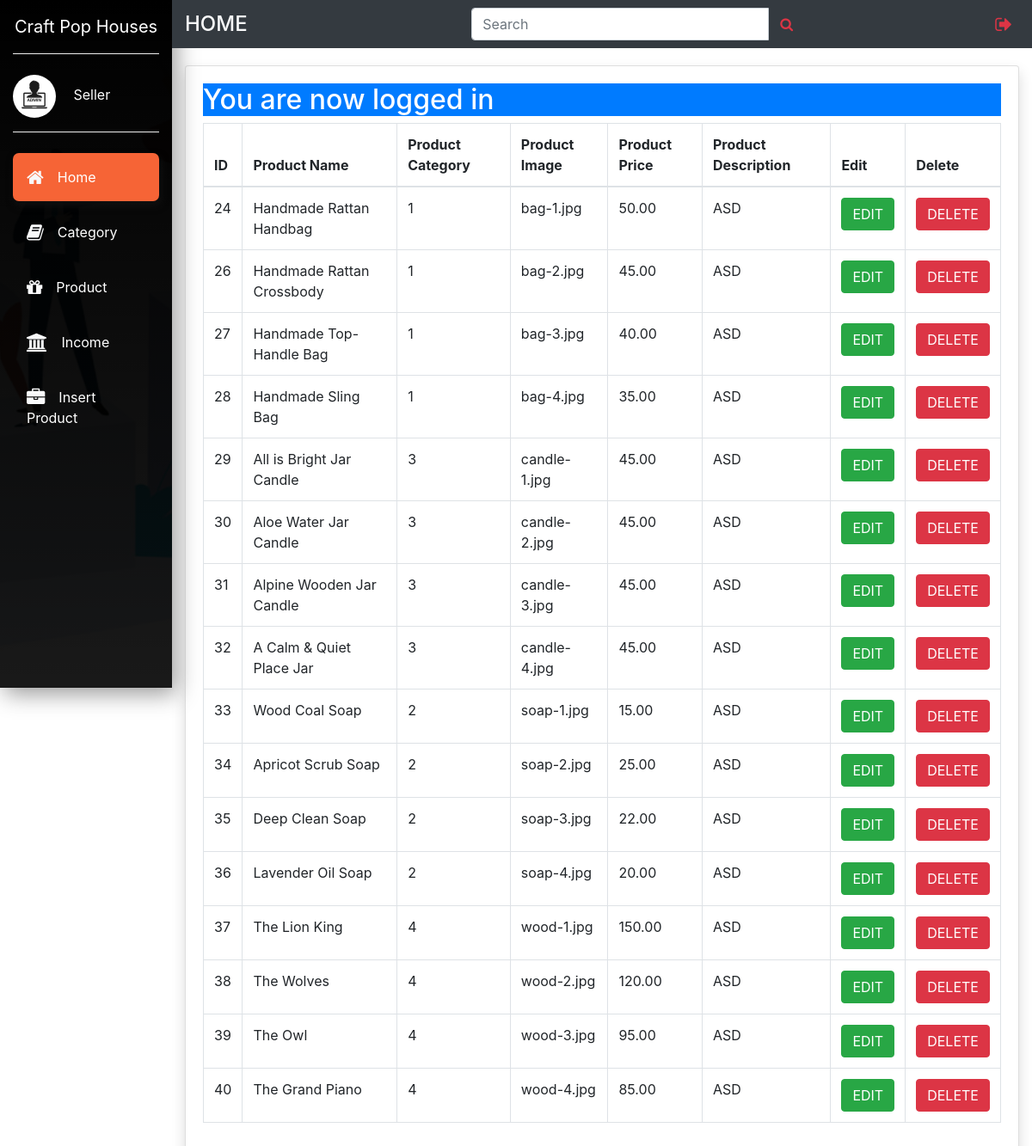
Screenshot of /seller/SellerProduct.php (signed in) with the database file from the repository.
### tables this page shows
CREATE TABLE `products` (
  `product_id` int(11) NOT NULL,
  `seller_id` int(11) NOT NULL,
  `product_category_id` int(11) NOT NULL,
  `product_title` text NOT NULL,
  `product_img` text NOT NULL,
  `product_price` text NOT NULL,
  `product_description` text NOT NULL
);

### seller/SellerProduct.php (the view, shortened to what this page needs)
<?php include('sellerInterface.php') ?>
<div class="container-fluid">
	<div class="row">
		<div class="col-md-2"></div>
			<div class="col-md-10 bg">
				<div class="card shadow mb-4 ">
					<div class="card-body">
					<?php
					if(isset($_SESSION['success']) && $_SESSION['success']!='')
					{
						echo '<h2 class="bg-primary text-white"> '.$_SESSION['success'].' </h2>';
					}
					?>
						<div class="table-responsive">
						<?php
							$connection = mysqli_connect('localhost','root','','cph');
							$query="SELECT * FROM products";
							$query_run=mysqli_query($connection,$query);
						?>
							<table class="table table-bordered">
							  <thead>
								<tr>
									<th>ID</th>
									<th>Product Name</th>
									<th>Product Category</th>
									<th>Product Image</th>
									<th>Product Price</th>
									<th>Product Description</th>
									<th>Edit</th>
									<th>Delete</th>
								</tr>
							  </thead>
							  <tbody>
							  <?php
							  if(mysqli_num_rows($query_run)>0)
							  {
								  while($row = mysqli_fetch_assoc($query_run))
								  {
									?>
								<tr>
									<td><?php echo $row['product_id']; ?></td>
									<td><?php echo $row['product_title']; ?></td>
									<td><?php echo $row['product_category_id']; ?></td>
									<td><?php echo $row['product_img']; ?></td>
									<td><?php echo $row['product_price']; ?></td>
									<td><?php echo $row['product_description']; ?></td>
									<td>
										<form action="SellerEdit.php" method="post">
											<button type="submit" name="edit_btn" class="btn btn-success">EDIT</button>
										</form>
									</td>
									<td>
										<form action="SellerProductCode.php" method="post">
											<button type="submit" name="delete_btn" class="btn btn-danger">DELETE</button>
										</form>
									</td>
								</tr>
								<?php
								  }
							  }
							  else
							  {
								  echo "No record found";
							  }
							  ?>
							  </tbody>
							</table>
							</div>
						</div>
					</div>
			</div>

### styles/insert.css (style rules this page uses)
.bg { margin-top:5%; }

### rows the page displays
products: product_id "24", product_title "Handmade Rattan Handbag", product_category "1", product_img "bag-1.jpg", product_price "50.00", product_description "ASD"
products: product_id "26", product_title "Handmade Rattan Crossbody", product_category "1", product_img "bag-2.jpg", product_price "45.00", product_description "ASD"
products: product_id "27", product_title "Handmade Top-Handle Bag", product_category "1", product_img "bag-3.jpg", product_price "40.00", product_description "ASD"
products: product_id "28", product_title "Handmade Sling Bag", product_category "1", product_img "bag-4.jpg", product_price "35.00", product_description "ASD"
products: product_id "29", product_title "All is Bright Jar Candle", product_category "3", product_img "candle-1.jpg", product_price "45.00", product_description "ASD"
products: product_id "30", product_title "Aloe Water Jar Candle", product_category "3", product_img "candle-2.jpg", product_price "45.00", product_description "ASD"
products: product_id "31", product_title "Alpine Wooden Jar Candle", product_category "3", product_img "candle-3.jpg", product_price "45.00", product_description "ASD"
products: product_id "32", product_title "A Calm & Quiet Place Jar", product_category "3", product_img "candle-4.jpg", product_price "45.00", product_description "ASD"
products: product_id "33", product_title "Wood Coal Soap", product_category "2", product_img "soap-1.jpg", product_price "15.00", product_description "ASD"
products: product_id "34", product_title "Apricot Scrub Soap", product_category "2", product_img "soap-2.jpg", product_price "25.00", product_description "ASD"
products: product_id "35", product_title "Deep Clean Soap", product_category "2", product_img "soap-3.jpg", product_price "22.00", product_description "ASD"
products: product_id "36", product_title "Lavender Oil Soap", product_category "2", product_img "soap-4.jpg", product_price "20.00", product_description "ASD"
products: product_id "37", product_title "The Lion King", product_category "4", product_img "wood-1.jpg", product_price "150.00", product_description "ASD"
products: product_id "38", product_title "The Wolves", product_category "4", product_img "wood-2.jpg", product_price "120.00", product_description "ASD"
products: product_id "39", product_title "The Owl", product_category "4", product_img "wood-3.jpg", product_price "95.00", product_description "ASD"
products: product_id "40", product_title "The Grand Piano", product_category "4", product_img "wood-4.jpg", product_price "85.00", product_description "ASD"

### other values shown
$_SESSION['success'] "You are now logged in"
